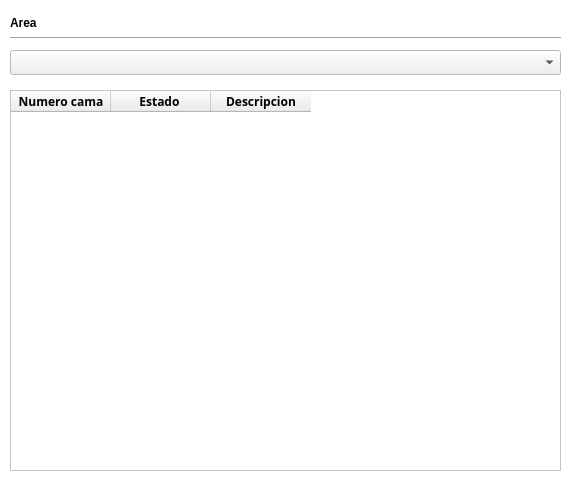
<?xml version="1.0" encoding="UTF-8"?>
<ui version="4.0">
 <class>widgetListarCamas</class>
 <widget class="QWidget" name="widgetListarCamas">
  <property name="geometry">
   <rect>
    <x>0</x>
    <y>0</y>
    <width>571</width>
    <height>481</height>
   </rect>
  </property>
  <property name="palette">
   <palette>
    <active>
     <colorrole role="Base">
      <brush brushstyle="SolidPattern">
       <color alpha="255">
        <red>255</red>
        <green>255</green>
        <blue>255</blue>
       </color>
      </brush>
     </colorrole>
     <colorrole role="Window">
      <brush brushstyle="SolidPattern">
       <color alpha="255">
        <red>255</red>
        <green>255</green>
        <blue>255</blue>
       </color>
      </brush>
     </colorrole>
    </active>
    <inactive>
     <colorrole role="Base">
      <brush brushstyle="SolidPattern">
       <color alpha="255">
        <red>255</red>
        <green>255</green>
        <blue>255</blue>
       </color>
      </brush>
     </colorrole>
     <colorrole role="Window">
      <brush brushstyle="SolidPattern">
       <color alpha="255">
        <red>255</red>
        <green>255</green>
        <blue>255</blue>
       </color>
      </brush>
     </colorrole>
    </inactive>
    <disabled>
     <colorrole role="Base">
      <brush brushstyle="SolidPattern">
       <color alpha="255">
        <red>255</red>
        <green>255</green>
        <blue>255</blue>
       </color>
      </brush>
     </colorrole>
     <colorrole role="Window">
      <brush brushstyle="SolidPattern">
       <color alpha="255">
        <red>255</red>
        <green>255</green>
        <blue>255</blue>
       </color>
      </brush>
     </colorrole>
    </disabled>
   </palette>
  </property>
  <property name="font">
   <font>
    <weight>75</weight>
    <bold>true</bold>
   </font>
  </property>
  <property name="windowTitle">
   <string>Listar Camas</string>
  </property>
  <property name="autoFillBackground">
   <bool>true</bool>
  </property>
  <widget class="QTableWidget" name="tableWidgetCamas">
   <property name="geometry">
    <rect>
     <x>10</x>
     <y>90</y>
     <width>551</width>
     <height>381</height>
    </rect>
   </property>
   <column>
    <property name="text">
     <string>Numero cama</string>
    </property>
    <property name="font">
     <font>
      <family>Ubuntu Condensed</family>
     </font>
    </property>
   </column>
   <column>
    <property name="text">
     <string>Estado </string>
    </property>
    <property name="font">
     <font>
      <family>Ubuntu Condensed</family>
     </font>
    </property>
   </column>
   <column>
    <property name="text">
     <string>Descripcion</string>
    </property>
    <property name="font">
     <font>
      <family>Ubuntu Condensed</family>
     </font>
    </property>
   </column>
  </widget>
  <widget class="QComboBox" name="comboBoxArea">
   <property name="geometry">
    <rect>
     <x>10</x>
     <y>50</y>
     <width>551</width>
     <height>25</height>
    </rect>
   </property>
  </widget>
  <widget class="QLabel" name="labelArea">
   <property name="geometry">
    <rect>
     <x>10</x>
     <y>10</y>
     <width>117</width>
     <height>25</height>
    </rect>
   </property>
   <property name="text">
    <string>Area</string>
   </property>
  </widget>
  <widget class="Line" name="lineArea">
   <property name="geometry">
    <rect>
     <x>10</x>
     <y>30</y>
     <width>551</width>
     <height>16</height>
    </rect>
   </property>
   <property name="orientation">
    <enum>Qt::Horizontal</enum>
   </property>
  </widget>
 </widget>
 <resources/>
 <connections/>
</ui>
